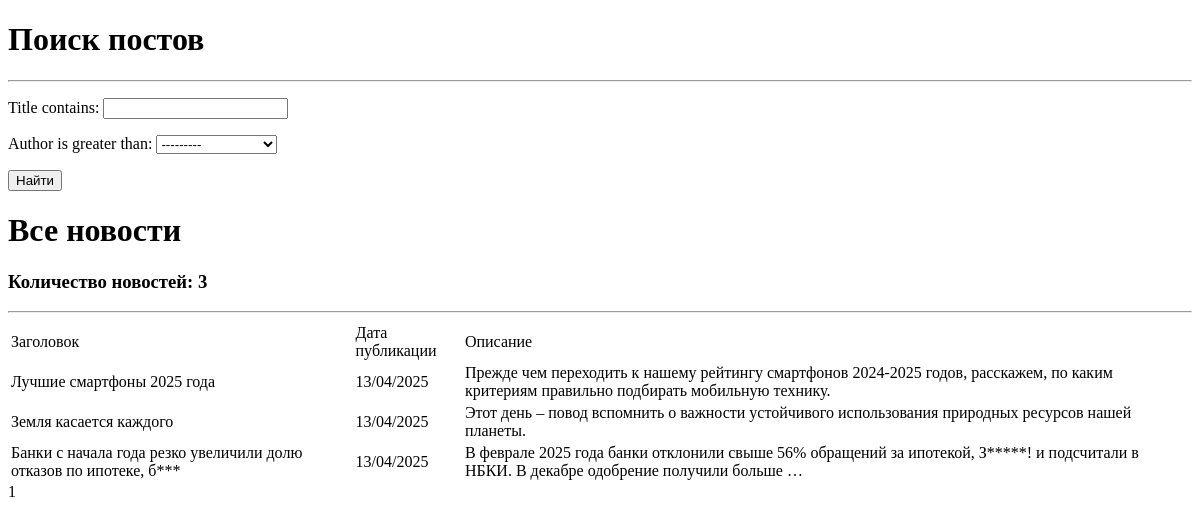
Page /news/search/ on the earlier database version.
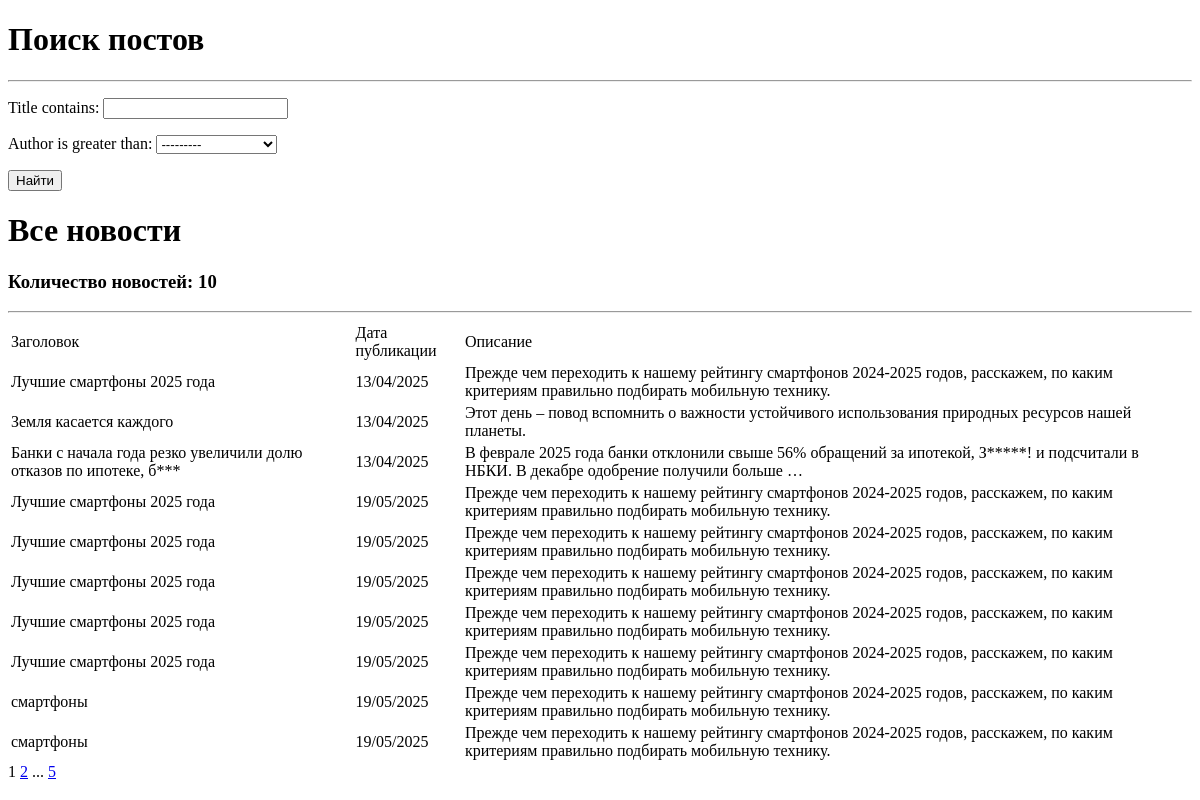
Same page on the later database version.
### new_app/models.py (models this page shows, shortened)
class Post(models.Model):
    title = models.CharField()
    text = models.TextField()
    rating = models.IntegerField(default = 0)
    type = models.CharField(max_length = 2, choices = POST_TYPE, default = news)
    data_create = models.DateField(auto_now_add = True)
    author = models.ForeignKey(Author, on_delete=models.CASCADE)
    categories = models.ManyToManyField(Category, through='PostCategory')

### new_app/views.py (the view)
# urls.py: path('search/', PostSearch.as_view(), name='post_search'),
class PostSearch(ListView):
    model = Post
    template_name = 'post_search.html'
    context_object_name = 'news'
    paginate_by = 10
    def get_queryset(self):
        queryset = super().get_queryset()
        self.filterset = PostFilter(self.request.GET, queryset)
        return self.filterset.qs
    def get_context_data(self, **kwargs):
        context = super().get_context_data(**kwargs)
        context['time'] = datetime.utcnow()
        context['filterset'] = self.filterset
        return context

### new_app/templatetags/custom_filters.py (called while the page is built)
@register.filter(name='censor')
def currency(value):
    try:
        words_value = value.split()
        censored_value = ''
        for word in words_value:
            word_clean = ''.join(re.findall('[а-яА-яЁё]', word))
            if word[1:].islower():
                if word_clean.lower() in CENSORED_WORDS:
                    censored_value += word.replace(word_clean[1:], len(word_clean[1:]) * '*') + ' '
                else:
                    censored_value += word + ' '
            else:
                censored_value += word + ' '
        return censored_value[:-1]
    except Exception as e:
        print(e)
        return ''

### templates/post_search.html
{% extends 'flatpages/default.html' %}
{% load custom_filters %}
{% block content %}
<h1>Поиск постов</h1>
<hr>
<form action="" method="get">
    {{ filterset.form.as_p }}
    <input type="submit" value="Найти" />
</form>
{% include 'posts.html' %}
{% endblock content %}

### templates/posts.html (shortened to what this page needs)
{% extends 'flatpages/default.html' %}
{% load custom_filters %}
{% block content %}
   <h1>Все новости</h1>
   <h3>Количество новостей: {{ news|length }}</h3>
   <hr>
       <table>
           <tr>
               <td>Заголовок</td>
               <td>Дата публикации</td>
               <td>Описание</td>
           </tr>
           {% for post in news %}
           <tr>
               <td>{{ post.title|censor }}</td>
               <td>{{ post.data_create|date:"d/m/Y" }}</td>
               <td>{{ post.text|truncatewords:21|censor }}</td>
           </tr>
           {% endfor %}
       </table>
   {{ page_obj.number }}
   {% if page_obj.has_next %}
       <a href="?page={{ page_obj.next_page_number }}">{{ page_obj.next_page_number }}</a>
       {% if paginator.num_pages != page_obj.next_page_number %}
           ...
           <a href="?page={{ page_obj.paginator.num_pages }}">{{ page_obj.paginator.num_pages }}</a>
       {% endif %}
   {% endif %}
{% endblock content %}

Differences in the rows shown:
added Post: title|censor "Лучшие смартфоны 2025 года", data_create "19/05/2025", text|censor "Прежде чем переходить к нашему рейтингу смартфонов 2024-2025 годов, расскажем, по каким критериям правильно подбирать мобильную технику."
added Post: title|censor "Лучшие смартфоны 2025 года", data_create "19/05/2025", text|censor "Прежде чем переходить к нашему рейтингу смартфонов 2024-2025 годов, расскажем, по каким критериям правильно подбирать мобильную технику."
added Post: title|censor "Лучшие смартфоны 2025 года", data_create "19/05/2025", text|censor "Прежде чем переходить к нашему рейтингу смартфонов 2024-2025 годов, расскажем, по каким критериям правильно подбирать мобильную технику."
added Post: title|censor "Лучшие смартфоны 2025 года", data_create "19/05/2025", text|censor "Прежде чем переходить к нашему рейтингу смартфонов 2024-2025 годов, расскажем, по каким критериям правильно подбирать мобильную технику."
added Post: title|censor "Лучшие смартфоны 2025 года", data_create "19/05/2025", text|censor "Прежде чем переходить к нашему рейтингу смартфонов 2024-2025 годов, расскажем, по каким критериям правильно подбирать мобильную технику."
added Post: title|censor "смартфоны", data_create "19/05/2025", text|censor "Прежде чем переходить к нашему рейтингу смартфонов 2024-2025 годов, расскажем, по каким критериям правильно подбирать мобильную технику."
added Post: title|censor "смартфоны", data_create "19/05/2025", text|censor "Прежде чем переходить к нашему рейтингу смартфонов 2024-2025 годов, расскажем, по каким критериям правильно подбирать мобильную технику."
Other differences:
{{ news|length }}: "3" → "10"
{{ page_obj.next_page_number }}: (not shown) → "2"
{{ page_obj.paginator.num_pages }}: (not shown) → "5"
